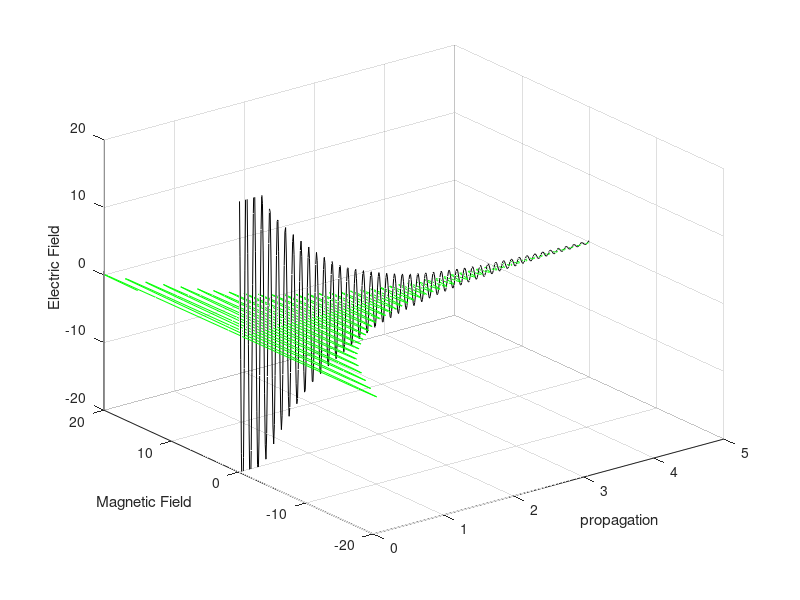

Recreate this plot in MATLAB.
%preparing workspace
clear;
clc;

%parameters
k = 2*pi;
w = 10; 
Exm = 20*sqrt(2); 
Hym = 15*sqrt(2); 
x = 5:-0.01:0; 
Zeros = zeros(size(x));

% Loss coefficient is high because it's a good conductor
alpha = 0.99; 

% Fixed time to be able to see skin depth
t = 0.9;

%good conductors formula
Ez = Exm * cos(w * t * k * x) .* exp(-alpha * x);
Hy = Hym * cos(w * t * k * x - pi/4) .* exp(-alpha * x);

% Plotting
figure(1);
plot3(x, Zeros,Ez, 'k');
hold on;
plot3(x, Hy,Zeros, 'g');
grid on;
axis([0, 5, -20, 20, -20, 20]);
xlabel('propagation');
ylabel('Magnetic Field');
zlabel('Electric Field');
set(gcf, 'color', 'w');
hold off;
saveas(gcf,'negativexzyConductur.jpg');